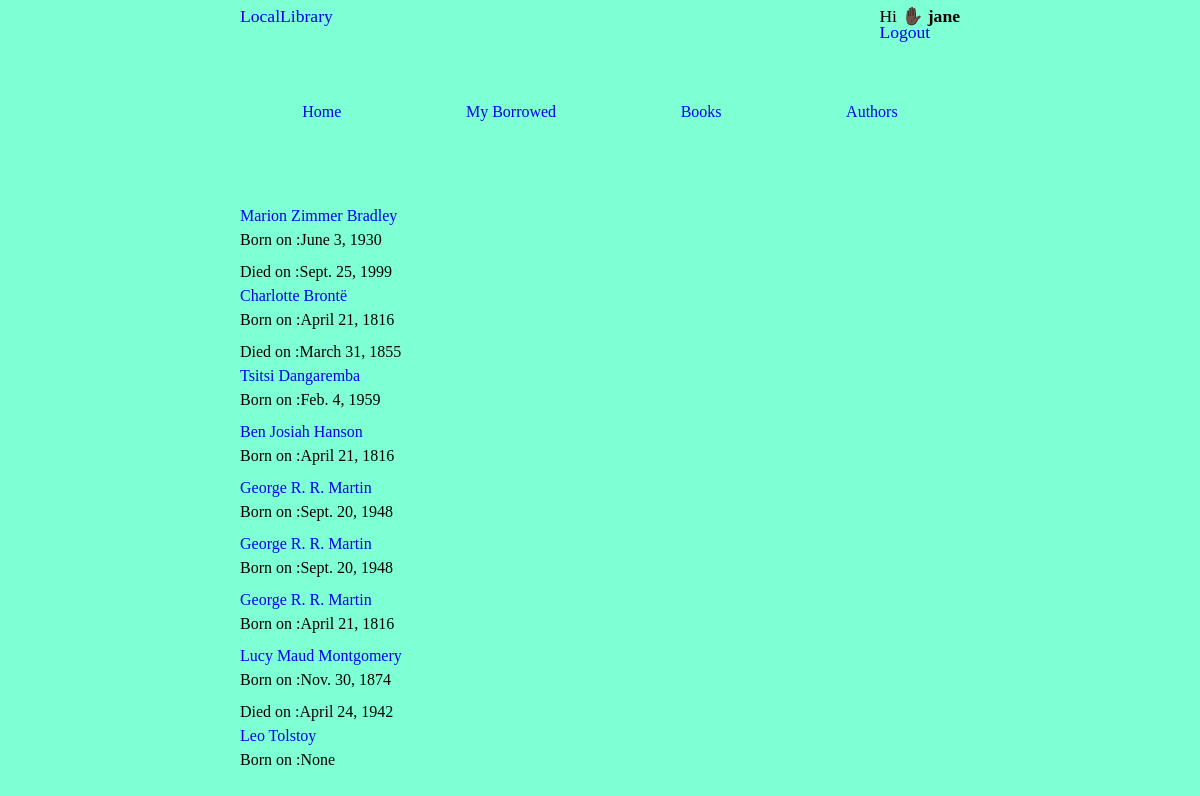
/catalog/authors/ (signed in), run on an earlier commit of the app's database.
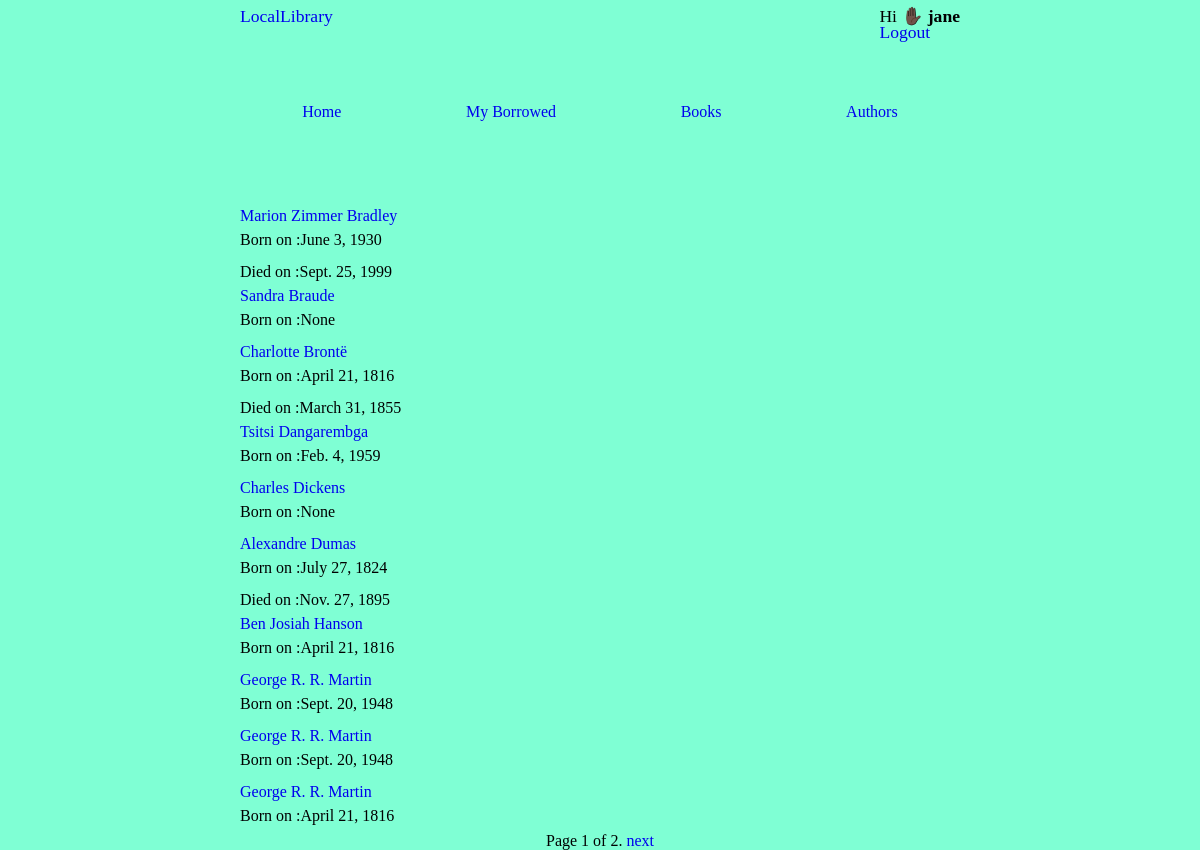
And on a later commit of the database.
### catalog/models.py (models this page shows, shortened)
class Author(models.Model):
    first_name = models.CharField(max_length=100)
    last_name = models.CharField(max_length=100)
    date_of_birth = models.DateField(null=True, blank=True)
    date_of_death = models.DateField('Died', null=True, blank=True)
    image = models.ImageField(upload_to='images/',null=True)
    class Meta:
        ordering = ['last_name']
    def get_absolute_url(self):
        return reverse('author-detail', args=[str(self.id)])

### catalog/views.py (the view)
# urls.py: path('authors/',views.AuthorList.as_view(),name='authors'),
class AuthorList(LoginRequiredMixin,ListView):
    model=models.Author
    paginate_by = 10

### catalog/templates/catalog/author_list.html (shortened to what this page needs)
{% extends 'base.html' %}
{% block content %}
{% for author in author_list %}
<ul>
    <li> <a href="{{ author.get_absolute_url }}">{{author.first_name}} {{author.last_name}}</a> </li>
    <li class = 'date_of_death'>Born on :{{author.date_of_birth }}</li>
    <li>{{author.book.title}}<a href=""></a></li>
{% if author.date_of_death  %}
<li class = 'date_of_death'>Died on :{{author.date_of_death }}</li>
{% endif %}
</ul>
{% endfor %}
{% endblock %}

### catalog/templates/base.html (shortened to what this page needs)
<!DOCTYPE html>
<html lang="en">
<head>
  {% load static %}
  <link rel="stylesheet" href="{% static 'css/style.css'%}">
</head>
<body>
  <header>
    <ul class="logo">
      <li><a href="{% url 'home' %}">LocalLibrary</a> </li>
  {% if user.is_authenticated %}
      <li>
        <div class="welcome-message">Hi ✋🏿 <strong>{{ user.get_username }}</strong></div>
        <a href="{% url 'logout' %}?next={{ request.path }}">Logout</a>
      </li>
    </ul>
      <nav>
        <div class="menu">
          <ul>
            <li><a href="{% url 'home' %}">Home</a> </li>
            <li><a href="{% url 'my-borrowed' %}" class="active">My Borrowed</a></li>
            <li><a href="{% url 'books' %}">Books</a> </li>
            <li><a href="{% url 'authors' %}">Authors</a> </li>
          </ul>
        </div>
      </nav>
  {% else %}
   <li><a href="{% url 'login' %}?next={{ request.path }}">Login</a>/<a href="{% url 'signup'%}">Register</a></li>
    </ul>
{% endif %}
    {% block content %}{% endblock %}
    {% block pagination %}
    {% if is_paginated %}
    <div class="pagination">
      <span class="page-links">
        <span class="page-current">
          Page {{ page_obj.number }} of {{ page_obj.paginator.num_pages }}.
        </span>
        {% if page_obj.has_next %}
        <a href="{{ request.path }}?page={{ page_obj.next_page_number }}">next</a>
        {% endif %}
      </span>
    </div>
    {% endif %}
    {% endblock %}
  </header>
</body>
</html>

What changed in the data, as far as the page shows it:
no longer on this page (row unchanged): Author: first_name "Lucy Maud", last_name "Montgomery", date_of_birth "Nov. 30, 1874", date_of_death "April 24, 1942"
no longer on this page (row unchanged): Author: first_name "Leo", last_name "Tolstoy", date_of_birth "None"
added Author: first_name "Sandra", last_name "Braude", date_of_birth "None"
changed Author "Tsitsi": last_name "Dangaremba" → "Dangarembga"
added Author: first_name "Charles", last_name "Dickens", date_of_birth "None"
added Author: first_name "Alexandre", last_name "Dumas", date_of_birth "July 27, 1824", date_of_death "Nov. 27, 1895"
Also different on the page:
{{ page_obj.number }}: (not shown) → "1"
{{ page_obj.paginator.num_pages }}: (not shown) → "2"
text now shown: "Page of . next"
